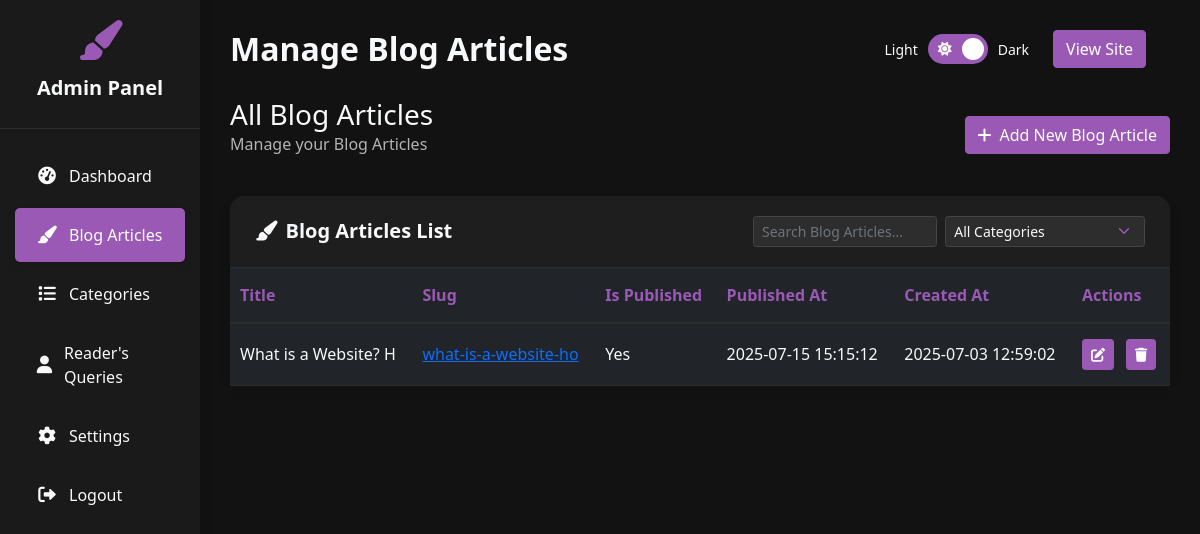
Before: /admin/blog_articles.php (signed in) with the older database file.
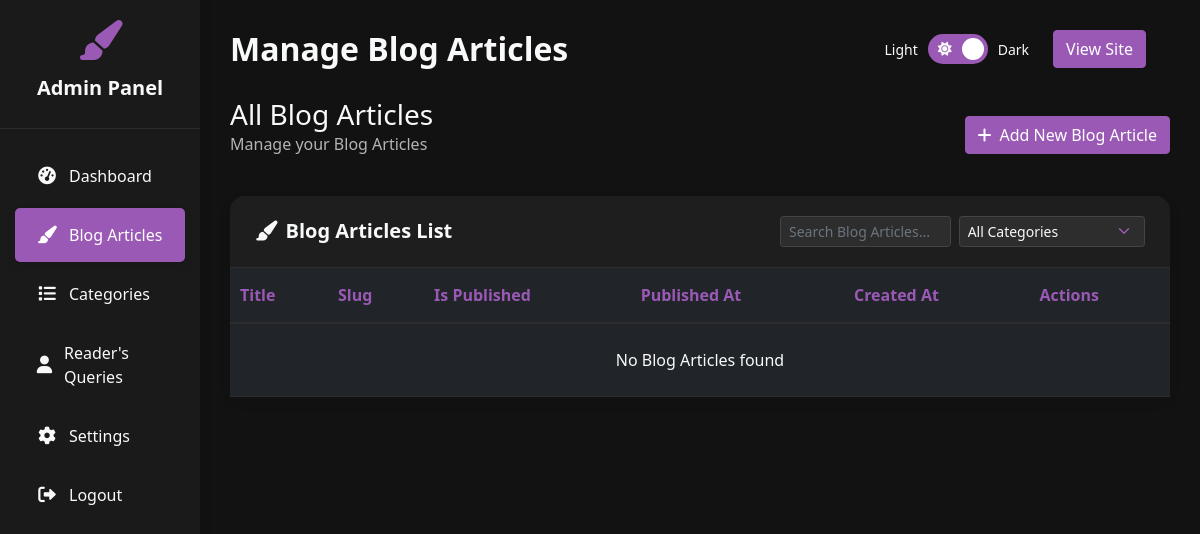
After: the same page with the newer database file.
### tables this page shows
CREATE TABLE `blog_articles` (
  `id` int(11) NOT NULL,
  `title` varchar(255) NOT NULL,
  `slug` varchar(255) NOT NULL,
  `author_id` int(11) NOT NULL,
  `category_id` int(255) NOT NULL,
  `content` text NOT NULL,
  `meta_title` varchar(255) DEFAULT NULL,
  `meta_description` text DEFAULT NULL,
  `meta_keywords` varchar(255) DEFAULT NULL,
  `cover_image_url` text DEFAULT NULL,
  `is_deleted` tinyint(1) DEFAULT 0,
  `published_at` timestamp NOT NULL DEFAULT current_timestamp() ON UPDATE current_timestamp(),
  `is_published` tinyint(1) DEFAULT 0,
  `is_featured` tinyint(1) DEFAULT 0,
  `created_at` timestamp NOT NULL DEFAULT current_timestamp(),
  `updated_at` timestamp NOT NULL DEFAULT current_timestamp()
);

### admin/blog_articles.php (the view, shortened to what this page needs)
<?php
require_once '../includes/helper.php';
require_once '../includes/db_connect.php';
$user = get_logged_in_user($conn);
$authorid = $user['id'];
$limit = 10;
$page = isset($_GET['page']) ? (int)$_GET['page'] : 1;
$offset = ($page - 1) * $limit;
$sql = "SELECT
            a.id, a.title, a.slug, a.is_published, a.created_at,a.published_at,
            c.name AS category_name
        FROM
            blog_articles a
        LEFT JOIN
            blog_categories c ON a.id = c.id
        WHERE a.author_id = $authorid AND is_deleted = 0
        ORDER BY
            a.created_at DESC
        LIMIT $limit OFFSET $offset";
$articles_results = mysqli_query($conn, $sql);
$page_title = "Manage Blog Articles";
?>
<div class="d-flex justify-content-between align-items-center mb-4">
    <div>
        <h3 class="mb-0">All Blog Articles</h3>
        <p class="text-muted">Manage your Blog Articles</p>
    </div>
    <a href="add_blog_article.php" class="btn btn-primary">
        <i class="fas fa-plus me-2"></i>Add New Blog Article
    </a>
</div>
<div class="card animate__animated animate__fadeIn">
    <div class="card-header d-flex justify-content-between align-items-center">
        <h5><i class="fas fa-paint-brush me-2"></i>Blog Articles List</h5>
        <div class="d-flex">
            <input type="text" id="blog_articleSearch" class="form-control form-control-sm me-2" placeholder="Search Blog Articles...">
            <select id="categoryFilter" class="form-select form-select-sm">
                <option value="">All Categories</option>
            </select>
        </div>
    </div>
    <div class="card-body p-0">
        <div class="table-responsive">
            <table class="table table-hover mb-0">
                <thead>
                    <tr>
                        <th>Title</th>
                        <th>Slug</th>
                        <th>Is Published</th>
                        <th>Published At</th>
                        <th>Created At</th>
                        <th>Actions</th>
                    </tr>
                </thead>
                <tbody>
                    <?php
                    if(mysqli_num_rows($articles_results) > 0) {
                        while($article = mysqli_fetch_assoc($articles_results)) {
                    ?>
                    <tr>
                        <td>
                            <h6 class="mb-0"><?=substr($article['title'],0,20); ?></h6>
                        </td>
                        <td>
                            <h6 class="mb-0"><a href="<?= url_for("blog/".$article['slug']) ?>" target="_blank" rel="noopener noreferrer"><?=substr($article['slug'],0,20); ?></a></h6>
                        </td>
                        <td><?= $article['is_published'] ? "Yes" : "No"; ?></td>
                        <td><?= $article['is_published'] ? $article['published_at'] : "Not Published" ; ?></td>
                        <td><?= $article['created_at']; ?></td>
                        <td>
                            <a href="edit_blog_article.php?id=<?=$article['id']; ?>"
                               class="btn btn-sm btn-primary me-2">
                                <i class="fas fa-edit"></i>
                            </a>
                            <form action="blog_articles.php" method="POST" class="d-inline"
                                  onsubmit="return confirm('Are you sure you want to request for deleting article?');">
                                <button type="submit" name="article_delete" class="btn btn-sm btn-danger">
                                    <i class="fas fa-trash"></i>
                                </button>
                            </form>
                        </td>
                    </tr>
                    <?php
                        }
                    } else {
                    ?>
                    <tr>
                        <td colspan="7" class="text-center py-4">No Blog Articles found</td>
                    </tr>
                    <?php } ?>
                </tbody>
            </table>
        </div>
    </div>
</div>
<?php $content = ob_get_clean(); ?>
<?php include 'admin_layout.php';  ?>

### includes/helper.php (shortened to what this page needs)
<?php
function url_for($url){
    echo SITE_URL . $url;
}
function get_logged_in_user($conn) {
    $user_id = intval($_SESSION['user_id']);
    $sql = "SELECT id, email, user_type, full_name, created_at FROM users WHERE id = ?";
    $stmt = mysqli_prepare($conn, $sql);
    mysqli_stmt_bind_param($stmt, "i", $user_id);
    mysqli_stmt_execute($stmt);
    $result = mysqli_stmt_get_result($stmt);
    $row = mysqli_fetch_assoc($result);
    return $result && $row ? $row : null;
}
    ?>

### admin/admin_layout.php (shortened to what this page needs)
<?php
require_once "../includes/helper.php";
$current_page = basename($_SERVER['PHP_SELF']);
?>
<!DOCTYPE html>
<html lang="en" data-theme="dark">
<head>
    <link href="https://cdn.jsdelivr.net/npm/bootstrap@5.1.3/dist/css/bootstrap.min.css" rel="stylesheet">
    <link href="https://cdnjs.cloudflare.com/ajax/libs/font-awesome/6.0.0/css/all.min.css" rel="stylesheet">
    <link rel="stylesheet" href="https://cdnjs.cloudflare.com/ajax/libs/animate.css/4.1.1/animate.min.css">
    <link rel="stylesheet" href="<?= url_for("static/css/admin.css") ?>">
    <link rel="stylesheet" href="<?= url_for('richtexteditor/rte_theme_default.css') ?>" />
</head>
<body>
    <div class="container-fluid">
        <div class="row">
            <div class="col-lg-2 col-md-2 px-0 sidebar" id="sidebar">
                <div class="logo-wrapper">
                    <i class="fas fa-paint-brush logo-icon"></i>
                    <h5>Admin Panel</h5>
                </div>
                <div class="nav-container">
                    <ul class="nav flex-column">
                        <li class="nav-item">
                            <a class="nav-link <?php echo $current_page == 'dashboard.php' ? 'active' : ''; ?>"
                                href="dashboard.php">
                                <i class="fas fa-tachometer-alt"></i> Dashboard
                            </a>
                        </li>
                        <li class="nav-item">
                            <a class="nav-link <?php echo $current_page == 'blog_articles.php' || $current_page == 'add_blog_article.php' || $current_page == 'edit_blog_article.php' ? 'active' : ''; ?>"
                                href="blog_articles.php">
                                <i class="fas fa-paint-brush"></i> Blog Articles
                            </a>
                        </li>
                        <li class="nav-item">
                            <a class="nav-link <?php echo $current_page == 'categories.php' ? 'active' : ''; ?>"
                                href="categories.php">
                                <i class="fas fa-list"></i> Categories
                            </a>
                        </li>
                        <li class="nav-item">
                            <a class="nav-link <?php echo $current_page == 'contact_us.php' ? 'active' : ''; ?>"
                                href="contact_us.php">
                                <i class="fa-solid fa-user"></i> Reader's Queries
                            </a>
                        </li>
                        <li class="nav-item">
                            <a class="nav-link <?php echo $current_page == 'settings.php' ? 'active' : ''; ?>"
                                href="settings.php">
                                <i class="fas fa-gear"></i> Settings
                            </a>
                        </li>
                        <li class="nav-item">
                            <a class="nav-link" href="../logout.php">
                                <i class="fas fa-sign-out-alt"></i> Logout
                            </a>
                        </li>
                    </ul>
                </div>
            </div>
            <div class="col-lg-10 col-md-9 main-content">
                <div class="admin-header">
                    <h2><?php echo $page_title; ?></h2>
                    <div class="theme-switch-wrapper">
                        <span class="theme-text">Light</span>
                        <label class="theme-switch" for="checkbox">
                            <div class="slider">
                                <div class="slider-icons">
                                    <i class="fas fa-sun"></i>
                                    <i class="fas fa-moon"></i>
                                </div>
                            </div>
                        </label>
                        <span class="theme-text">Dark</span>
                    </div>
                    <div class="nav-item">
                        <a target="_blank"
                            class="btn btn-primary mx-4 <?= $current_page == 'settings.php' ? 'active' : ''; ?>"
                            href="<?= SITE_URL ?>">
                            View Site
                        </a>
                    </div>
                </div>
                <?php echo $content; ?>
            </div>
        </div>
    </div>
</body>
</html>

Changed rows visible on the page:
removed blog_articles: title "What is a Website? H", slug "what-is-a-website-ho", is_published "Yes", published_at "2025-07-15 15:15:12", created_at "2025-07-03 12:59:02"
Other visible differences:
text now shown: "No Blog Articles found"
